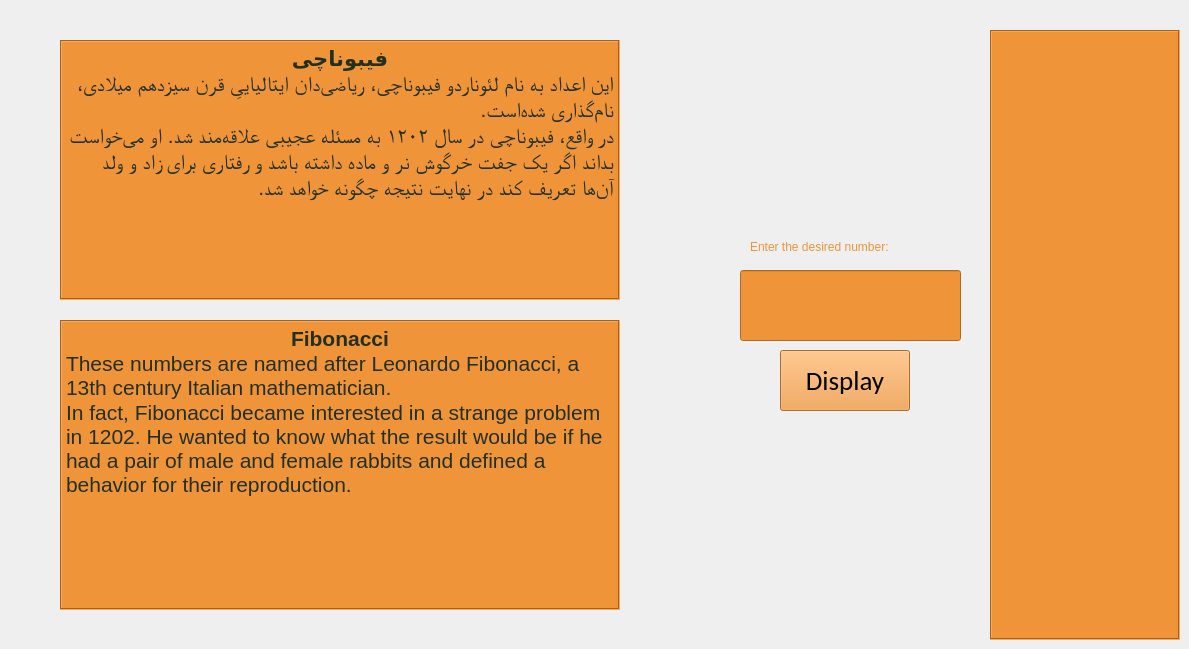
    <widget class="QWidget" name="fibonacci">
     <attribute name="title">
      <string>Fibonacci</string>
     </attribute>
     <widget class="QLabel" name="fibonacci_label">
      <property name="geometry">
       <rect>
        <x>750</x>
        <y>227</y>
        <width>220</width>
        <height>40</height>
       </rect>
      </property>
      <property name="styleSheet">
       <string notr="true">color:#ef9439;
      font: 13pt &quot;Calibri&quot;;</string>
      </property>
      <property name="text">
       <string>Enter the desired number:</string>
      </property>
     </widget>
     <widget class="QPushButton" name="fibonacci_button">
      <property name="geometry">
       <rect>
        <x>780</x>
        <y>350</y>
        <width>130</width>
        <height>61</height>
       </rect>
      </property>
      <property name="font">
       <font>
        <family>Calibri</family>
        <pointsize>20</pointsize>
        <weight>50</weight>
        <italic>false</italic>
        <bold>false</bold>
        <kerning>true</kerning>
       </font>
      </property>
      <property name="cursor">
       <cursorShape>PointingHandCursor</cursorShape>
      </property>
      <property name="layoutDirection">
       <enum>Qt::RightToLeft</enum>
      </property>
      <property name="styleSheet">
       <string notr="true">background-color:#ef9439;
font:  20pt &quot;Calibri&quot;;</string>
      </property>
      <property name="text">
       <string>Display</string>
      </property>
      <property name="autoDefault">
       <bool>false</bool>
      </property>
      <property name="default">
       <bool>false</bool>
      </property>
     </widget>
     <widget class="QTextBrowser" name="fibonacci_out">
      <property name="geometry">
       <rect>
        <x>990</x>
        <y>30</y>
        <width>190</width>
        <height>610</height>
       </rect>
      </property>
      <property name="tabletTracking">
       <bool>true</bool>
      </property>
      <property name="styleSheet">
       <string notr="true">font: 25pt &quot;Times New Roman&quot;;
background-color:#ef9439;
color:#23301f;
text-align: center;</string>
      </property>
      <property name="frameShape">
       <enum>QFrame::Box</enum>
      </property>
      <property name="html">
       <string>&lt;!DOCTYPE HTML PUBLIC &quot;-//W3C//DTD HTML 4.0//EN&quot; &quot;http://www.w3.org/TR/REC-html40/strict.dtd&quot;&gt;
&lt;html&gt;&lt;head&gt;&lt;meta name=&quot;qrichtext&quot; content=&quot;1&quot; /&gt;&lt;style type=&quot;text/css&quot;&gt;
p, li { white-space: pre-wrap; }
&lt;/style&gt;&lt;/head&gt;&lt;body style=&quot; font-family:'Times New Roman'; font-size:25pt; font-weight:400; font-style:normal;&quot;&gt;
&lt;p align=&quot;center&quot; style=&quot;-qt-paragraph-type:empty; margin-top:0px; margin-bottom:0px; margin-left:0px; margin-right:0px; -qt-block-indent:0; text-indent:0px; font-family:'B Roya'; font-size:11pt; font-weight:72;&quot;&gt;&lt;br /&gt;&lt;/p&gt;&lt;/body&gt;&lt;/html&gt;</string>
      </property>
     </widget>
     <widget class="QTextBrowser" name="fibonacci_fa">
      <property name="geometry">
       <rect>
        <x>60</x>
        <y>40</y>
        <width>560</width>
        <height>260</height>
       </rect>
      </property>
      <property name="styleSheet">
       <string notr="true">background-color:#ef9439;
color:#23301f;
font: 75 8pt &quot;0 Titr Bold&quot;;</string>
      </property>
      <property name="frameShape">
       <enum>QFrame::Box</enum>
      </property>
      <property name="html">
       <string>&lt;!DOCTYPE HTML PUBLIC &quot;-//W3C//DTD HTML 4.0//EN&quot; &quot;http://www.w3.org/TR/REC-html40/strict.dtd&quot;&gt;
&lt;html&gt;&lt;head&gt;&lt;meta name=&quot;qrichtext&quot; content=&quot;1&quot; /&gt;&lt;style type=&quot;text/css&quot;&gt;
p, li { white-space: pre-wrap; }
&lt;/style&gt;&lt;/head&gt;&lt;body style=&quot; font-family:'0 Titr Bold'; font-size:8pt; font-weight:72; font-style:normal;&quot;&gt;
&lt;p align=&quot;center&quot; dir='rtl' style=&quot; margin-top:0px; margin-bottom:0px; margin-left:0px; margin-right:0px; -qt-block-indent:0; text-indent:0px;&quot;&gt;&lt;span style=&quot; font-family:'B Bad'; font-size:16pt; font-weight:600;&quot;&gt;فیبوناچی&lt;/span&gt;&lt;/p&gt;
&lt;p align=&quot;right&quot; dir='rtl' style=&quot; margin-top:0px; margin-bottom:0px; margin-left:0px; margin-right:0px; -qt-block-indent:0; text-indent:0px;&quot;&gt;&lt;span style=&quot; font-family:'B Roya'; font-size:16pt;&quot;&gt;این اعداد به نام لئوناردو فیبوناچی، ریاضی‌دان ایتالیاییِ قرن سیزدهم میلادی، نام‌گذاری شده‌است.&lt;/span&gt;&lt;/p&gt;
&lt;p dir='rtl' style=&quot; margin-top:0px; margin-bottom:0px; margin-left:0px; margin-right:0px; -qt-block-indent:0; text-indent:0px;&quot;&gt;&lt;span style=&quot; font-family:'B Roya'; font-size:16pt;&quot;&gt;در واقع، فیبوناچی در سال ۱۲۰۲ به مسئله عجیبی علاقه‌مند شد. او می‌خواست بداند اگر یک جفت خرگوش نر و ماده داشته باشد و رفتاری برای زاد و ولد آن‌ها تعریف کند در نهایت نتیجه چگونه خواهد شد.&lt;/span&gt;&lt;/p&gt;&lt;/body&gt;&lt;/html&gt;</string>
      </property>
     </widget>
     <widget class="QTextBrowser" name="fibonacci_en">
      <property name="geometry">
       <rect>
        <x>60</x>
        <y>320</y>
        <width>560</width>
        <height>290</height>
       </rect>
      </property>
      <property name="styleSheet">
       <string notr="true">background-color:#ef9439;
color:#23301f;
font: 22pt &quot;NPIParisa&quot;;

</string>
      </property>
      <property name="frameShape">
       <enum>QFrame::Box</enum>
      </property>
      <property name="html">
       <string>&lt;!DOCTYPE HTML PUBLIC &quot;-//W3C//DTD HTML 4.0//EN&quot; &quot;http://www.w3.org/TR/REC-html40/strict.dtd&quot;&gt;
&lt;html&gt;&lt;head&gt;&lt;meta name=&quot;qrichtext&quot; content=&quot;1&quot; /&gt;&lt;style type=&quot;text/css&quot;&gt;
p, li { white-space: pre-wrap; }
&lt;/style&gt;&lt;/head&gt;&lt;body style=&quot; font-family:'NPIParisa'; font-size:22pt; font-weight:400; font-style:normal;&quot;&gt;
&lt;p align=&quot;center&quot; style=&quot; margin-top:0px; margin-bottom:0px; margin-left:0px; margin-right:0px; -qt-block-indent:0; text-indent:0px;&quot;&gt;&lt;span style=&quot; font-family:'MS Shell Dlg 2'; font-size:16pt; font-weight:600;&quot;&gt;Fibonacci&lt;/span&gt;&lt;/p&gt;
&lt;p style=&quot; margin-top:0px; margin-bottom:0px; margin-left:0px; margin-right:0px; -qt-block-indent:0; text-indent:0px;&quot;&gt;&lt;span style=&quot; font-family:'MS Shell Dlg 2'; font-size:16pt; font-weight:72;&quot;&gt;These numbers are named after Leonardo Fibonacci, a 13th century Italian mathematician.&lt;/span&gt;&lt;/p&gt;
&lt;p style=&quot; margin-top:0px; margin-bottom:0px; margin-left:0px; margin-right:0px; -qt-block-indent:0; text-indent:0px;&quot;&gt;&lt;span style=&quot; font-family:'MS Shell Dlg 2'; font-size:16pt; font-weight:72;&quot;&gt;In fact, Fibonacci became interested in a strange problem in 1202. He wanted to know what the result would be if he had a pair of male and female rabbits and defined a behavior for their reproduction.&lt;/span&gt;&lt;/p&gt;&lt;/body&gt;&lt;/html&gt;</string>
      </property>
     </widget>
     <widget class="QLineEdit" name="fibonacci_input">
      <property name="geometry">
       <rect>
        <x>740</x>
        <y>270</y>
        <width>221</width>
        <height>71</height>
       </rect>
      </property>
      <property name="layoutDirection">
       <enum>Qt::LeftToRight</enum>
      </property>
      <property name="styleSheet">
       <string notr="true">font: 20pt &quot;Times New Roman&quot;;
background-color:#ef9439;
color:#23301f;
text-align: center;</string>
      </property>
      <property name="text">
       <string/>
      </property>
      <property name="alignment">
       <set>Qt::AlignCenter</set>
      </property>
      <property name="clearButtonEnabled">
       <bool>true</bool>
      </property>
     </widget>
    </widget>
